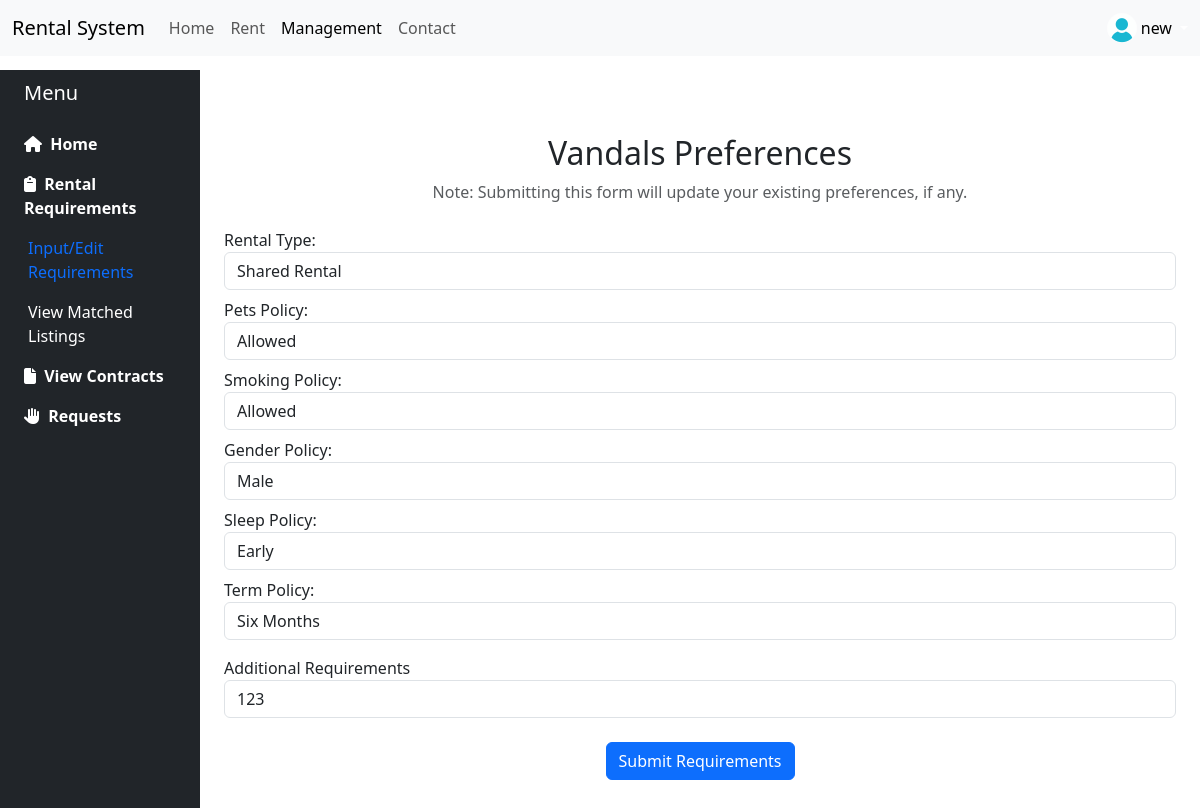
Page /preference (signed in) on the committed database.
### app.py (models this page shows, shortened)
class User(UserMixin, db.Model):
    id = db.Column(db.Integer, primary_key=True)
    firstname = db.Column(db.String(150), nullable=False)
    lastname = db.Column(db.String(150), nullable=False)
    email = db.Column(db.String(150), unique=True, nullable=False)
    password = db.Column(db.String(150), nullable=False)
    user_type = db.Column(db.Enum('user', 'landlord', 'admin'), nullable=False, default='user')
    is_approved = db.Column(db.Boolean, default=True, nullable=False)
    image_file = db.Column(db.String(20), nullable=False, default='default.jpg')
    requests = db.relationship('Request', backref='user', lazy=True)
    properties = db.relationship('Property', backref='owner', lazy=True)

class Preference(db.Model):
    id = db.Column(db.Integer, primary_key=True)
    rental_type = db.Column(db.String(50), nullable=False)
    pets_policy = db.Column(db.String(50), nullable=False)
    smoking_policy = db.Column(db.String(50), nullable=False)
    gender_policy = db.Column(db.String(50), nullable=False)
    sleep_policy = db.Column(db.String(50), nullable=False)
    term_policy = db.Column(db.String(50), nullable=False)
    additional_requirements = db.Column(db.String(200))
    user_id = db.Column(db.Integer, db.ForeignKey('user.id'), nullable=False)

### app.py (the view, shortened to what this page needs)
@app.route('/preference', methods=['GET', 'POST'])
@login_required
def preference():
    existing_preference = Preference.query.filter_by(user_id=current_user.id).first()
    return render_template('preference.html', existing_preference=existing_preference)

### app.py (called while the page is built)
@login_manager.user_loader
def load_user(user_id):
    return db.session.get(User, int(user_id))

### templates/preference.html (shortened to what this page needs)
<!DOCTYPE html>
<html>
    <head>
        <link href="https://cdn.jsdelivr.net/npm/bootstrap@5.3.2/dist/css/bootstrap.min.css" rel="stylesheet">
        <link rel="stylesheet" type="text/css" href="{{ url_for('static', filename='style.css') }}">
    </head>
    <body>
        {% include 'navbar.html' %}
        <div class="container-fluid">
            <div class="row flex-nowrap">
                <div class="col-auto col-md-3 col-xl-2 px-sm-2 px-0 bg-dark">
                    <div class="d-flex flex-column align-items-center align-items-sm-start px-3 pt-2 text-white min-vh-100">
                        <a href="/" class="d-flex align-items-center pb-3 mb-md-0 me-md-auto text-white text-decoration-none">
                            <span class="fs-5 d-none d-sm-inline">Menu</span>
                        </a>
                        <ul class="nav nav-pills flex-column mb-sm-auto mb-0 align-items-center align-items-sm-start" id="menu">
                            <li class="nav-item">
                                <a href="{{ url_for('user_dashboard') }}" class="nav-link align-middle px-0 dashmenu" >
                                    <i class="fa-solid fa-house" style="color: #ffffff;"></i> <span class="ms-1 d-none d-sm-inline" >Home</span>
                                </a>
                            </li>
                            <li>
                                <a href="#submenu1" data-bs-toggle="collapse" class="nav-link px-0 align-middle dashmenu">
                                    <i class="fa-solid fa-clipboard" style="color: #ffffff;"></i> <span class="ms-1 d-none d-sm-inline">Rental Requirements</span> </a>
                                <ul class="collapse show nav flex-column ms-1" id="submenu1" data-bs-parent="#menu">
                                    <li class="w-100">
                                        <a href="{{ url_for('preference') }}" class="nav-link px-0"> <span class="d-none d-sm-inline">Input/Edit Requirements</span></a>
                                    </li>
                                    <li>
                                        <a href="{{ url_for('result') }}" class="nav-link px-0 dashmenusub"> <span class="d-none d-sm-inline">View Matched Listings</span></a>
                                    </li>
                                </ul>
                            </li>
                            <li class="nav-item">
                                <a href="{{ url_for('contract') }}" class="nav-link align-middle px-0 dashmenu" >
                                    <i class="fa-solid fa-file" style="color: #ffffff;"></i> <span class="ms-1 d-none d-sm-inline" >View Contracts</span>
                                </a>
                            </li>
                            <li>
                            <li>
                                <a href="#submenu4" data-bs-toggle="collapse" class="nav-link px-0 align-middle dashmenu">
                                    <i class="fa-solid fa-hand" style="color: #ffffff;"></i> <span class="ms-1 d-none d-sm-inline">Requests</span> </a>
                            </li>
                        </ul>
                    </div>
                </div>
                <div class="col py-3">
                    <div class="container mt-5">
                        <h2 class="text-center">Vandals Preferences</h2>
                        <p class="text-center text-muted">
                            Note: Submitting this form will update your existing preferences, if any.
                        </p>
                        <form action="preference" method="post" class="mt-4">
                            <div class="form-group mt-3">
                                <div class="mt-2">
                                    <label for="RentalType">Rental Type:</label>
                                    <select class="form-control" id="RentalType" name="RentalType">
                                        <option value="Shared Rental" {% if existing_preference and existing_preference.rental_type == 'Shared Rental' %} selected {% endif %}>Shared Rental</option>
                                    </select>
                                </div>
                                <div class="mt-2">
                                    <label for="petsPolicy">Pets Policy:</label>
                                    <select class="form-control" id="petsPolicy" name="petsPolicy">
                                        <option value="allowed" {% if existing_preference and existing_preference.pets_policy == 'allowed' %} selected {% endif %}>Allowed</option>
                                    </select>
                                </div>
                                <div class="mt-2">
                                    <label for="smokingPolicy">Smoking Policy:</label>
                                    <select class="form-control" id="smokingPolicy" name="smokingPolicy">
                                        <option value="smoking_allowed" {% if existing_preference and existing_preference.smoking_policy == 'smoking_allowed' %} selected {% endif %}>Allowed</option>
                                    </select>
                                </div>
                                <div class="mt-2">
                                    <label for="smokingPolicy">Gender Policy:</label>
                                    <select class="form-control" id="GenderPolicy" name="GenderPolicy">
                                        <option value="male" {% if existing_preference and existing_preference.gender_policy == 'male' %} selected {% endif %}>Male</option>
                                    </select>
                                </div>
                                <div class="mt-2">
                                    <label for="smokingPolicy">Sleep Policy:</label>
                                    <select class="form-control" id="SleepPolicy" name="SleepPolicy">
                                        <option value="early" {% if existing_preference and existing_preference.sleep_policy == 'early' %} selected {% endif %}>Early</option>
                                    </select>
                                </div>
                                <div class="mt-2">
                                    <label for="TermPolicy">Term Policy:</label>
                                    <select class="form-control" id="TermPolicy" name="TermPolicy">
                                        <option value="six_months" {% if existing_preference and existing_preference.term_policy == 'six_months' %} selected {% endif %}>Six Months</option>
                                    </select>
                                </div>
                            <div class="form-group mt-3">
                                <label for="notice">Additional Requirements</label>
                                <input type="text" class="form-control" id="notice" name="notice" value="{{ existing_preference.additional_requirements if existing_preference else '' }}" placeholder="Tell us something about you">
                            </div>
                            <div class="text-center mt-4">
                                <button type="submit" class="btn btn-primary">Submit Requirements</button>
                            </div>
                        </form>
                    </div>
                </div>
            </div>
        </div>
    </html>

### templates/navbar.html (shortened to what this page needs)
<nav class="navbar navbar-expand-lg navbar-light bg-light fixed-top">
        <div class="container-fluid">
            <a class="navbar-brand" href="{{ url_for('index') }}">Rental System</a>
            <div class="collapse navbar-collapse" id="navbarNav">
                <ul class="navbar-nav">
                    <li class="nav-item">
                        <a class="nav-link {% if request.path == url_for('index') %} active {% endif %}" aria-current="page" href="{{ url_for('index') }}">Home</a>
                    </li>
                    <li class="nav-item">
                        <a class="nav-link {% if request.path == url_for('rent') %} active {% endif %}" href="{{ url_for('rent') }}">Rent</a>
                    </li>
                    <li class="nav-item">
                        <a class="nav-link {% if request.endpoint != 'index' and request.endpoint != 'rent' and request.endpoint != 'contact' %} active {% endif %}"
                        href="
                        {% if current_user.user_type == 'admin' %}
                            {{ url_for('admin_dashboard') }}
                        {% elif current_user.user_type == 'landlord' %}
                            {{ url_for('landlord_dashboard') }}
                        {% else %}
                            {{ url_for('user_dashboard') }}
                        {% endif %}">Management</a>
                    </li>
                    <li class="nav-item">
                        <a class="nav-link {% if request.path == url_for('contact') %} active {% endif %}" href="{{ url_for('contact') }}">Contact</a>
                    </li>
                </ul>
                <ul class="navbar-nav ms-auto">
                    {% if current_user.is_authenticated %}
                    <div class="dropdown d-flex justify-content-end">
                        <a href="#" class="d-flex align-items-center text-white text-decoration-none dropdown-toggle" id="dropdownUser1" data-bs-toggle="dropdown" aria-expanded="false">
                            <img src="{{ url_for('static', filename=current_user.image_file) }}" alt="user_image" width="30" height="30" class="rounded-circle">
                            <span class="d-none d-sm-inline mx-1" style="color: black;">{{ current_user.firstname }}</span>
                        </a>
                    </div>
                    {% endif %}
                </ul>
            </div>
        </div>
</nav>

### static/style.css (style rules this page uses)
body { padding-top: 70px; }
.dashmenu { color: white; font-weight: bold; }
.dashmenusub { color: white; }

### rows in the picture
User: image_file (placeholder picture), firstname "new"
Preference: RentalType "Shared Rental", petsPolicy "Allowed", smokingPolicy "Allowed", GenderPolicy "Male", SleepPolicy "Early", TermPolicy "Six Months", notice "123"
